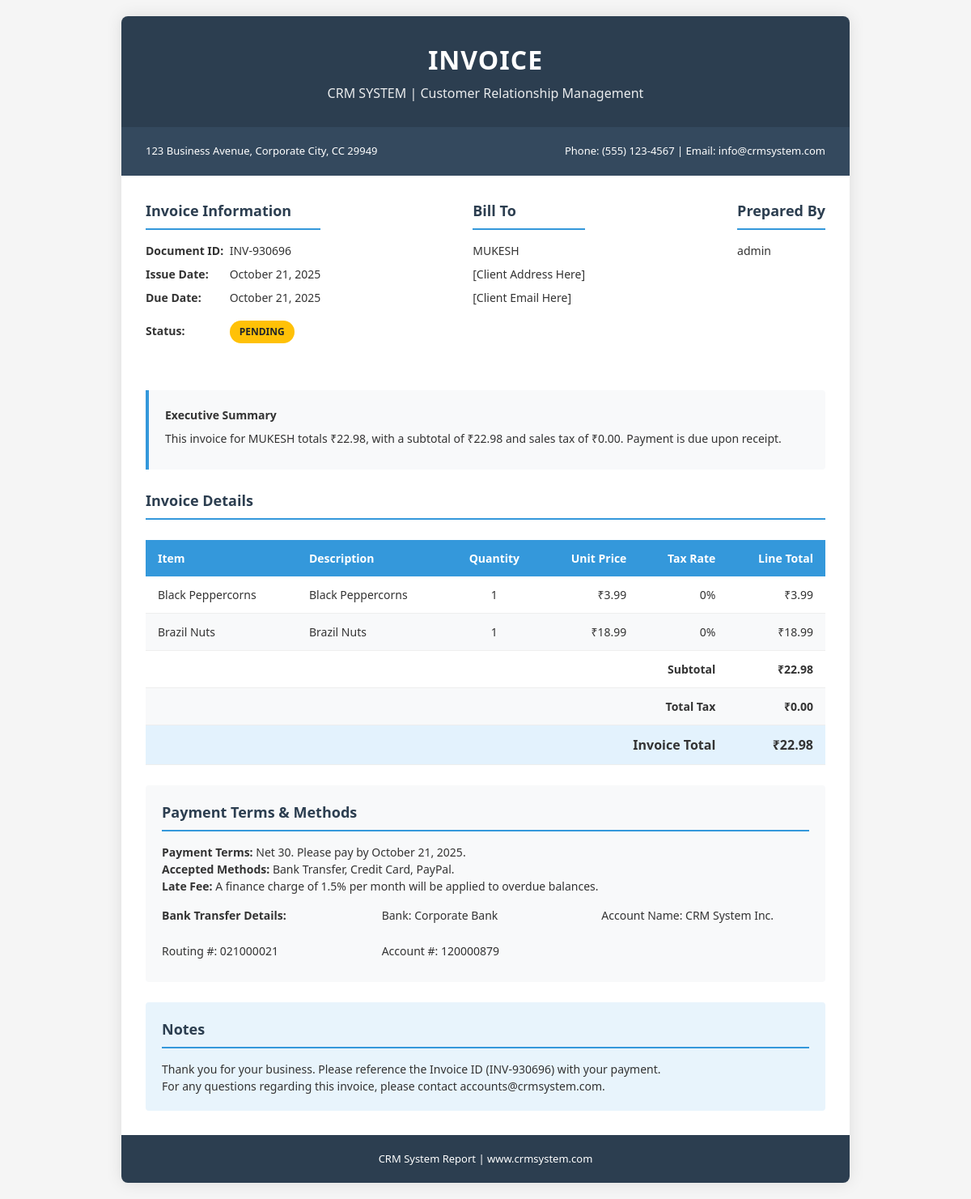
The page /api/orders/orders/3/invoice/ (signed in) on the database its author committed.
### apps/orders/models.py (models this page shows, shortened)
class Order(models.Model):
    STATUS_CHOICES = [
        ('pending', 'Pending'),
        ('processing', 'Processing'),
        ('shipped', 'Shipped'),
        ('delivered', 'Delivered'),
        ('cancelled', 'Cancelled'),
    ]
    PAYMENT_CHOICES = [
        ('cod', 'Cash on Delivery'),
        ('online', 'Online Payment'),
    ]
    PAYMENT_STATUS_CHOICES = [
        ('pending', 'Pending'),
        ('paid', 'Paid'),
        ('failed', 'Failed'),
    ]
    order_number = models.CharField(max_length=20, unique=True)
    customer = models.ForeignKey(User, on_delete=models.CASCADE, related_name='orders')
    total_amount = models.DecimalField(max_digits=10, decimal_places=2)
    payment_mode = models.CharField(max_length=10, choices=PAYMENT_CHOICES, default='cod')
    payment_status = models.CharField(max_length=10, choices=PAYMENT_STATUS_CHOICES, default='pending')
    order_status = models.CharField(max_length=15, choices=STATUS_CHOICES, default='pending')
    shipping_name = models.CharField(max_length=100)
    shipping_email = models.EmailField()
    shipping_mobile = models.CharField(max_length=15)
    shipping_address = models.TextField()
    shipping_city = models.CharField(max_length=50)
    shipping_pincode = models.CharField(max_length=10)
    created_at = models.DateTimeField(default=timezone.now)
    updated_at = models.DateTimeField(auto_now=True)
    class Meta:
        ordering = ['-created_at']
        indexes = [
            models.Index(fields=['-created_at']),
            models.Index(fields=['order_status']),
            models.Index(fields=['payment_status']),
            models.Index(fields=['customer']),
            models.Index(fields=['order_number']),
        ]

class OrderItem(models.Model):
    order = models.ForeignKey(Order, on_delete=models.CASCADE, related_name='items')
    product = models.ForeignKey(Product, on_delete=models.CASCADE)
    quantity = models.PositiveIntegerField()
    price = models.DecimalField(max_digits=10, decimal_places=2)  # Price at time of order
    gift_wrap = models.ForeignKey(GiftWrap, on_delete=models.SET_NULL, null=True, blank=True)  # Add this field
    class Meta:
        indexes = [
            models.Index(fields=['order']),
            models.Index(fields=['product']),
        ]
    def get_total_price(self):
        base_price = self.quantity * self.price
        gift_wrap_price = self.gift_wrap.price if self.gift_wrap else 0
        return base_price + (gift_wrap_price * self.quantity)

### apps/users/models.py (models this page shows, shortened)
class User(AbstractUser):
    full_name = models.CharField(max_length=100)
    mobile = models.CharField(max_length=15, blank=True)
    role = models.ForeignKey(Role, on_delete=models.PROTECT, null=True)
    is_active = models.BooleanField(default=True)
    date_joined = models.DateTimeField(default=timezone.now)

### apps/shop/models.py (models this page shows, shortened)
class Product(models.Model):
    name = models.CharField(max_length=200)
    slug = models.SlugField(unique=True)
    category = models.ForeignKey(Category, on_delete=models.CASCADE, related_name='products')
    description = models.TextField()
    nutritional_info = models.TextField(blank=True)
    price = models.DecimalField(max_digits=10, decimal_places=2)
    stock = models.PositiveIntegerField(default=0)
    image = models.ImageField(upload_to='products/')
    is_active = models.BooleanField(default=True)
    is_featured = models.BooleanField(default=False)
    created_at = models.DateTimeField(default=timezone.now)
    updated_at = models.DateTimeField(auto_now=True)
    meta_title = models.CharField(max_length=200, blank=True)
    meta_description = models.CharField(max_length=160, blank=True)
    keywords = models.CharField(max_length=255, blank=True)
    discount_percent = models.DecimalField(max_digits=5, decimal_places=2, default=0.00)
    tags = models.CharField(max_length=255, blank=True, help_text="Comma-separated tags for marketing")
    class Meta:
        ordering = ['name']
        indexes = [
            models.Index(fields=['name']),
            models.Index(fields=['price']),
            models.Index(fields=['is_active']),
            models.Index(fields=['is_featured']),
            models.Index(fields=['created_at']),
            models.Index(fields=['category', 'is_active']),
        ]

### apps/orders/api_views.py (the view, shortened to what this page needs)
class OrderViewSet(viewsets.ModelViewSet):
    serializer_class = OrderSerializer
    @action(detail=True, methods=['get'], renderer_classes=[TemplateHTMLRenderer])
    def invoice(self, request, pk=None):
        order = get_object_or_404(Order, pk=pk)
        if request.user.role.name != 'admin' and order.customer != request.user:
            return Response({'error': 'Permission denied'}, status=status.HTTP_403_FORBIDDEN)
        try:
            contact_info = ContactInfo.objects.get(id=1)
        except ContactInfo.DoesNotExist:
            contact_info = None
        download_pdf = request.GET.get('download') == 'pdf'
        template = get_template('orders/invoice.html')
        context = {
            'order': order,
            'contact_info': contact_info,
            'request': request
        }
        if request.accepted_renderer.format == 'html' and not download_pdf:
            return Response(context, template_name='orders/invoice.html')

### apps/core/context_processors.py (called while the page is built)
def footer_content(request):
    try:
        footer = FooterContent.objects.get(is_active=True)
    except FooterContent.DoesNotExist:
        footer = None
    return {
        'footer_content': footer
    }

def contact_info(request):
    try:
        contact = ContactInfo.objects.get(id=1)
    except ContactInfo.DoesNotExist:
        contact = None
    return {
        'contact_info': contact
    }

### templates/orders/invoice.html (shortened to what this page needs)
{% load static %}
<!DOCTYPE html>
<html>
<head>
</head>
<body>
    <div class="invoice-container">
        <div class="header">
            <h1>INVOICE</h1>
            <p>CRM SYSTEM | Customer Relationship Management</p>
        </div>
        <div class="company-info">
            <div>123 Business Avenue, Corporate City, CC 29949</div>
            <div>Phone: (555) 123-4567 | Email: info@crmsystem.com</div>
        </div>
        <div class="content">
            <div class="invoice-meta">
                <div class="invoice-details">
                    <div class="section-title">Invoice Information</div>
                    <div class="meta-item"><span class="meta-label">Document ID:</span> INV-{{ order.order_number|slice:"4:" }}</div>
                    <div class="meta-item"><span class="meta-label">Issue Date:</span> {{ order.created_at|date:"F d, Y" }}</div>
                    <div class="meta-item"><span class="meta-label">Due Date:</span> {{ order.created_at|date:"F d, Y" }}</div>
                    <div class="meta-item">
                        <span class="meta-label">Status:</span>
                        <span class="status-badge status-{{ order.order_status }}">
                            {{ order.get_order_status_display }}
                        </span>
                    </div>
                </div>
                <div class="bill-to">
                    <div class="section-title">Bill To</div>
                    <div class="meta-item">{{ order.customer.full_name }}</div>
                    <div class="meta-item">[Client Address Here]</div>
                    <div class="meta-item">[Client Email Here]</div>
                </div>
                <div class="prepared-by">
                    <div class="section-title">Prepared By</div>
                    <div class="meta-item">admin</div>
                </div>
            </div>
            <div class="summary">
                <p><strong>Executive Summary</strong></p>
                <p>This invoice for {{ order.customer.full_name }} totals ₹{{ order.total_amount|floatformat:2 }}, with a subtotal of ₹{{ order.total_amount|floatformat:2 }} and sales tax of ₹0.00. Payment is due upon receipt.</p>
            </div>
            <div class="section-title">Invoice Details</div>
            <table>
                <thead>
                    <tr>
                        <th>Item</th>
                        <th>Description</th>
                        <th class="text-center">Quantity</th>
                        <th class="text-right">Unit Price</th>
                        <th class="text-right">Tax Rate</th>
                        <th class="text-right">Line Total</th>
                    </tr>
                </thead>
                <tbody>
                    {% for item in order.items.all %}
                    <tr>
                        <td>{{ item.product.name }}</td>
                        <td>
                            {{ item.product.name }}
                        </td>
                        <td class="text-center">{{ item.quantity }}</td>
                        <td class="text-right">₹{{ item.price|floatformat:2 }}</td>
                        <td class="text-right">0%</td>
                        <td class="text-right">₹{{ item.get_total_price|floatformat:2 }}</td>
                    </tr>
                    {% endfor %}
                    <tr class="subtotal-row">
                        <td colspan="5" class="text-right"><strong>Subtotal</strong></td>
                        <td class="text-right">₹{{ order.total_amount|floatformat:2 }}</td>
                    </tr>
                    <tr class="tax-row">
                        <td colspan="5" class="text-right"><strong>Total Tax</strong></td>
                        <td class="text-right">₹0.00</td>
                    </tr>
                    <tr class="total-row">
                        <td colspan="5" class="text-right"><strong>Invoice Total</strong></td>
                        <td class="text-right">₹{{ order.total_amount|floatformat:2 }}</td>
                    </tr>
                </tbody>
            </table>
            <div class="payment-terms">
                <div class="section-title">Payment Terms & Methods</div>
                <p><strong>Payment Terms:</strong> Net 30. Please pay by {{ order.created_at|date:"F d, Y" }}.</p>
                <p><strong>Accepted Methods:</strong> Bank Transfer, Credit Card, PayPal.</p>
                <p><strong>Late Fee:</strong> A finance charge of 1.5% per month will be applied to overdue balances.</p>
                <div class="bank-details">
                    <div><strong>Bank Transfer Details:</strong></div>
                    <div>Bank: Corporate Bank</div>
                    <div>Account Name: CRM System Inc.</div>
                    <div>Routing #: 021000021</div>
                    <div>Account #: 120000879</div>
                </div>
            </div>
            <div class="notes">
                <div class="section-title">Notes</div>
                <p>Thank you for your business. Please reference the Invoice ID (INV-{{ order.order_number|slice:"4:" }}) with your payment.</p>
                <p>For any questions regarding this invoice, please contact accounts@crmsystem.com.</p>
            </div>
        </div>
        <div class="footer">
            <p>CRM System Report | www.crmsystem.com</p>
        </div>
    </div>
</body>
</html>

### templates/orders/invoice.html (style rules this page uses)
* { margin: 0; padding: 0; box-sizing: border-box; font-family: 'Segoe UI', Tahoma, Geneva, Verdana, sans-serif; }
body { background-color: #f5f5f5; color: #333; font-size: 14px; line-height: 1.5; padding: 20px; }
.invoice-container { max-width: 900px; margin: 0 auto; background: white; box-shadow: 0 0 20px rgba(0, 0, 0, 0.1); border-radius: 8px; overflow: hidden; }
.header { background: #2c3e50; color: white; padding: 30px; text-align: center; }
.header h1 { font-size: 32px; margin-bottom: 5px; letter-spacing: 1px; }
.header p { font-size: 16px; opacity: 0.9; }
.company-info { background: #34495e; color: white; padding: 15px 30px; display: flex; justify-content: space-between; flex-wrap: wrap; font-size: 13px; }
.company-info div { margin: 5px 0; }
.content { padding: 30px; }
.invoice-meta { display: flex; justify-content: space-between; margin-bottom: 30px; flex-wrap: wrap; }
.invoice-details, .bill-to, .prepared-by { margin-bottom: 20px; }
.section-title { font-size: 18px; font-weight: 600; color: #2c3e50; margin-bottom: 15px; padding-bottom: 8px; border-bottom: 2px solid #3498db; }
.meta-item { margin-bottom: 8px; }
.meta-label { font-weight: 600; display: inline-block; width: 100px; }
.summary { background: #f8f9fa; border-left: 4px solid #3498db; padding: 20px; margin: 25px 0; border-radius: 0 4px 4px 0; }
.summary p { margin-bottom: 8px; }
table { width: 100%; border-collapse: collapse; margin: 25px 0; }
th { background: #3498db; color: white; text-align: left; padding: 12px 15px; font-weight: 600; }
td { padding: 12px 15px; border-bottom: 1px solid #eee; }
tr:nth-child(even) { background: #f8f9fa; }
.text-right { text-align: right; }
.text-center { text-align: center; }
.subtotal-row, .tax-row, .total-row { font-weight: 600; }
.total-row { background: #e3f2fd; font-size: 16px; }
.payment-terms { background: #f8f9fa; padding: 20px; margin: 25px 0; border-radius: 4px; }
.bank-details { display: grid; grid-template-columns: repeat(auto-fit, minmax(200px, 1fr)); gap: 15px; margin-top: 15px; }
.bank-details div { margin-bottom: 8px; }
.notes { background: #e8f4fc; padding: 20px; border-radius: 4px; margin-top: 25px; }
.footer { background: #2c3e50; color: white; text-align: center; padding: 20px; font-size: 13px; }
.status-badge { display: inline-block; padding: 5px 12px; border-radius: 20px; font-weight: 600; font-size: 12px; text-transform: uppercase; margin-top: 10px; }
.status-pending { background: #ffc107; color: #212529; }

### rows shown on the page
Order: order_number "930696", created_at "October 21, 2025", order_status "PENDING", customer.full_name "MUKESH", total_amount "22.98"
OrderItem: product.name "Black Peppercorns", quantity "1", price "3.99", get_total_price "3.99"
OrderItem: product.name "Brazil Nuts", quantity "1", price "18.99", get_total_price "18.99"
